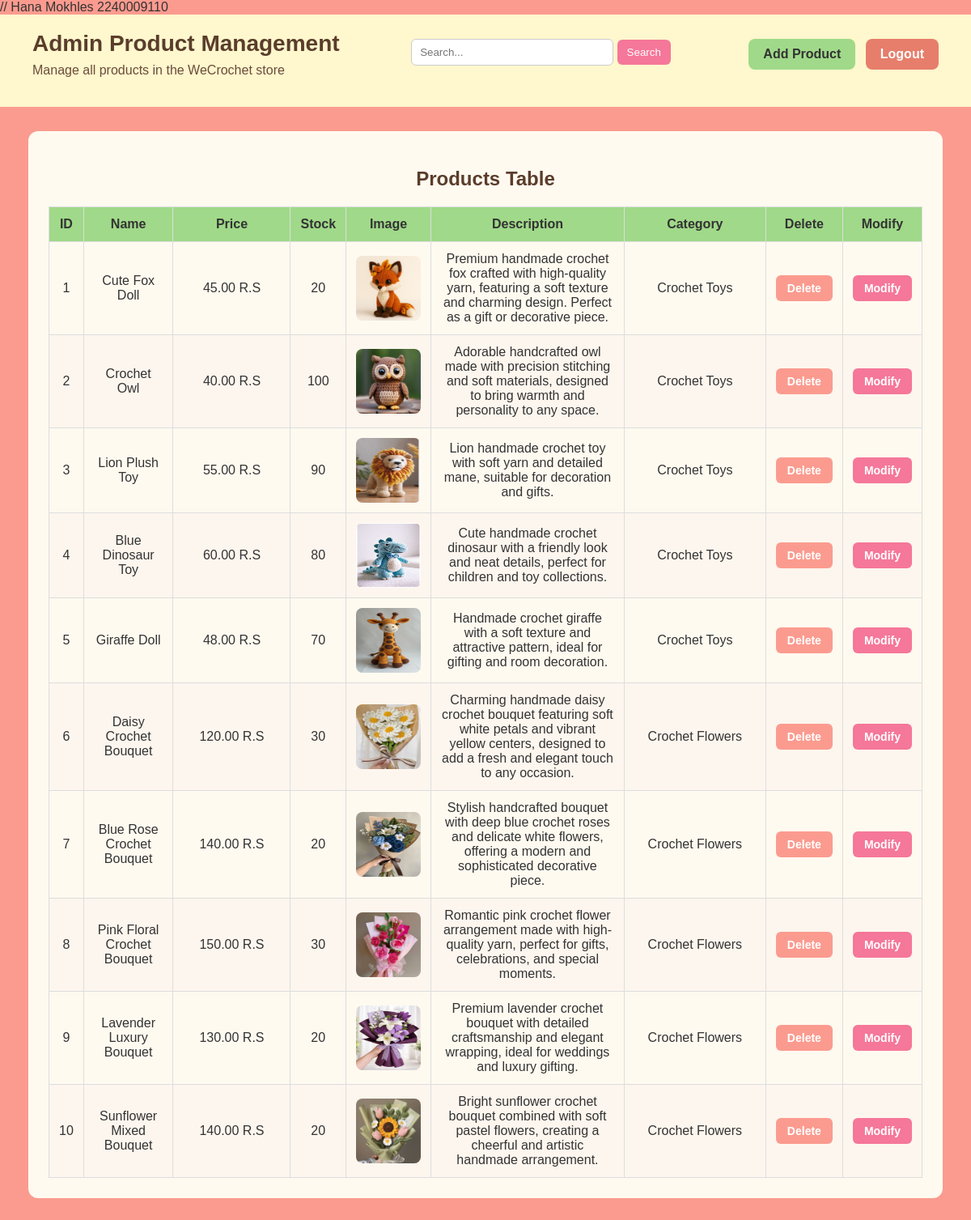
/pages/AdminPage.php (signed in), run on the app's committed database.
### tables this page shows
CREATE TABLE `products` (
  `P_ID` int NOT NULL,
  `P_Name` varchar(255) NOT NULL,
  `P_Price` decimal(10,2) NOT NULL,
  `P_Stock` int NOT NULL,
  `P_Image` varchar(255) DEFAULT NULL,
  `P_Description` text,
  `P_Category` varchar(100) DEFAULT NULL
);

### pages/AdminPage.php (the view, shortened to what this page needs)
<?php
include("../includes/Connection.php");
$sql = "SELECT * FROM products";
$result = $conn->query($sql);
?>
<!DOCTYPE html>
<html lang="en">
<head>
    <link rel="stylesheet" href="../Styles/AdminPage.css">
</head>
<body>
<header class="header">
    <div class="header-left">
        <h1>Admin Product Management</h1>
        <p>Manage all products in the WeCrochet store</p>
    </div>
    <div class="header-right">
        <a href="addproducts_page.php" class="btn add-btn">Add Product</a>
<a href="?logout=1" class="btn logout-btn">Logout</a>   </div>
    <div class="header-center">
        <form method="GET" class="search-form">
            <input type="text" name="search" placeholder="Search..."
                value="<?php if(isset($_GET['search'])) echo htmlspecialchars($_GET['search']); ?>">
            <button type="submit">Search</button>
        </form>
    </div>
</header>
<div class="table-container">
    <h2>Products Table</h2>
    <table>
        <thead>
            <tr>
                <th>ID</th>
                <th>Name</th>
                <th>Price</th>
                <th>Stock</th>
                <th>Image</th>
                <th>Description</th>
                <th>Category</th>
                <th>Delete</th>
                <th>Modify</th>
            </tr>
        </thead>
        <tbody>
            <?php if ($result && $result->num_rows > 0) { ?>
                <?php while ($row = $result->fetch_assoc()) { ?>
                    <tr>
                        <td><?php echo htmlspecialchars($row['P_ID']); ?></td>
                        <td><?php echo htmlspecialchars($row['P_Name']); ?></td>
                        <td><?php echo htmlspecialchars($row['P_Price']); ?> R.S</td>
                        <td><?php echo htmlspecialchars($row['P_Stock']); ?></td>
                        <td>
                            <img src="../images/<?php echo htmlspecialchars($row['P_Image']); ?>" width="80" alt="Product Image">
                        </td>
                        <td><?php echo htmlspecialchars($row['P_Description']); ?></td>
                        <td><?php echo htmlspecialchars($row['P_Category']); ?></td>
                        <td>
                            <span class="table-btn delete-btn disabled">Delete</span>
                        </td>
                        <td>
                            <a class="table-btn modify-btn"
                               href="Modify_page.php?id=<?php echo $row['P_ID']; ?>">
                               Modify
                            </a>
                        </td>
                    </tr>
                <?php } ?>
            <?php } else { ?>
                <tr>
                    <td colspan="9">No products found.</td>
                </tr>
            <?php } ?>
        </tbody>
    </table>
</div>
</body>
</html>

### Styles/AdminPage.css (style rules this page uses)
body { margin: 0; font-family: Arial, sans-serif; background-color: #FB9B8F; color: #333; }
.header { background-color: #FFF7CD; padding: 20px 40px; overflow: hidden; }
.header-left { float: left; }
.header-left h1 { margin: 0; color: #5a3d2b; font-size: 28px; }
.header-left p { margin-top: 8px; color: #6b4c3b; font-size: 16px; }
.header-center { text-align: center; margin-top: 10px; }
.header-right { float: right; margin-top: 10px; }
.btn { text-decoration: none; padding: 10px 18px; border-radius: 8px; font-weight: bold; border: none; display: inline-block; margin-left: 8px; }
.add-btn { background-color: #a0d989; color: #333; }
.logout-btn { background-color: #e67e6b; color: white; }
.table-container, .form-container { width: 90%; margin: 30px auto; background-color: #fffaf0; padding: 25px; border-radius: 12px; }
.table-container h2, .form-container h2 { text-align: center; margin-bottom: 20px; color: #5a3d2b; }
table { width: 100%; border-collapse: collapse; }
table th, table td { border: 1px solid #ddd; padding: 12px; text-align: center; vertical-align: middle; }
table th { background-color: #a0d989; color: #333; }
table tr:nth-child(even) { background-color: #fdf6ee; }
.table-btn { text-decoration: none; padding: 8px 14px; border-radius: 6px; color: white; font-size: 14px; font-weight: bold; display: inline-block; }
table th:nth-child(3), table td:nth-child(3) { width: 120px; }
table th:nth-child(7), table td:nth-child(7) { width: 150px; }
.delete-btn { background-color: #fb9b8f; }
.modify-btn { background-color: #f57799; }
table img { width: 80px; height: 80px; border-radius: 8px; }
.search-form { display: inline; }
.search-form input { width: 250px; padding: 8px 10px; border: 1px solid #ccc; border-radius: 6px; }
.search-form button { padding: 8px 12px; border: none; border-radius: 6px; background-color: #f57799; color: white; }

### data on the page
products: P_ID "1", P_Name "Cute Fox Doll", P_Price "45.00", P_Stock "20", P_Image (picture), P_Description "Premium handmade crochet fox crafted with high-quality yarn, featuring a soft texture and charming design. Perfect as a gift or decorative piece.", P_Category "Crochet Toys"
products: P_ID "2", P_Name "Crochet Owl", P_Price "40.00", P_Stock "100", P_Image (picture), P_Description "Adorable handcrafted owl made with precision stitching and soft materials, designed to bring warmth and personality to any space.", P_Category "Crochet Toys"
products: P_ID "3", P_Name "Lion Plush Toy", P_Price "55.00", P_Stock "90", P_Image (picture), P_Description "Lion handmade crochet toy with soft yarn and detailed mane, suitable for decoration and gifts.", P_Category "Crochet Toys"
products: P_ID "4", P_Name "Blue Dinosaur Toy", P_Price "60.00", P_Stock "80", P_Image (picture), P_Description "Cute handmade crochet dinosaur with a friendly look and neat details, perfect for children and toy collections.", P_Category "Crochet Toys"
products: P_ID "5", P_Name "Giraffe Doll", P_Price "48.00", P_Stock "70", P_Image (picture), P_Description "Handmade crochet giraffe with a soft texture and attractive pattern, ideal for gifting and room decoration.", P_Category "Crochet Toys"
products: P_ID "6", P_Name "Daisy Crochet Bouquet", P_Price "120.00", P_Stock "30", P_Image (picture), P_Description "Charming handmade daisy crochet bouquet featuring soft white petals and vibrant yellow centers, designed to add a fresh and elegant touch to any occasion.", P_Category "Crochet Flowers"
products: P_ID "7", P_Name "Blue Rose Crochet Bouquet", P_Price "140.00", P_Stock "20", P_Image (picture), P_Description "Stylish handcrafted bouquet with deep blue crochet roses and delicate white flowers, offering a modern and sophisticated decorative piece.", P_Category "Crochet Flowers"
products: P_ID "8", P_Name "Pink Floral Crochet Bouquet", P_Price "150.00", P_Stock "30", P_Image (picture), P_Description "Romantic pink crochet flower arrangement made with high-quality yarn, perfect for gifts, celebrations, and special moments.", P_Category "Crochet Flowers"
products: P_ID "9", P_Name "Lavender Luxury Bouquet", P_Price "130.00", P_Stock "20", P_Image (picture), P_Description "Premium lavender crochet bouquet with detailed craftsmanship and elegant wrapping, ideal for weddings and luxury gifting.", P_Category "Crochet Flowers"
products: P_ID "10", P_Name "Sunflower Mixed Bouquet", P_Price "140.00", P_Stock "20", P_Image (picture), P_Description "Bright sunflower crochet bouquet combined with soft pastel flowers, creating a cheerful and artistic handmade arrangement.", P_Category "Crochet Flowers"
